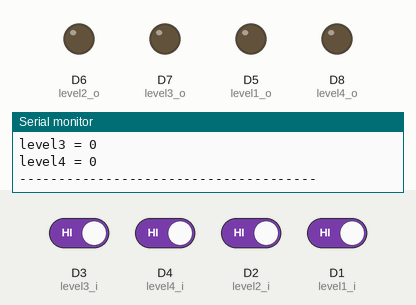
The sketch below on a simulated ESP8266 (NodeMCU). On the bench: output pins drawn as LEDs (lit = HIGH), the last lines printed to the serial monitor. The test bench sets the inputs (shaded band); at power-on: D1 (level1_i), D2 (level2_i), D3 (level3_i), D4 (level4_i) HIGH. Pins used as bus, display or sensor lines are not drawn.

Above: at 2.8 s.
2.9 s: D3 (level3_i) driven LOW
At 4.3 s:
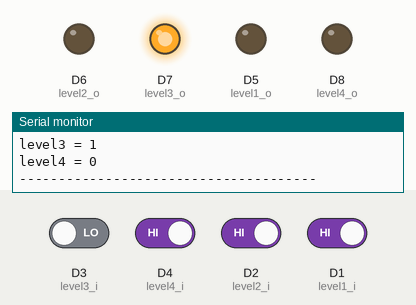
4.6 s: D4 (level4_i) driven LOW
At 5.5 s:
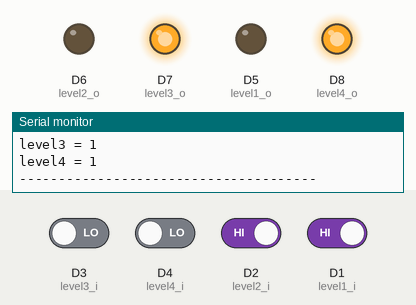
6.6 s: D2 (level2_i) driven LOW
At 7.6 s:
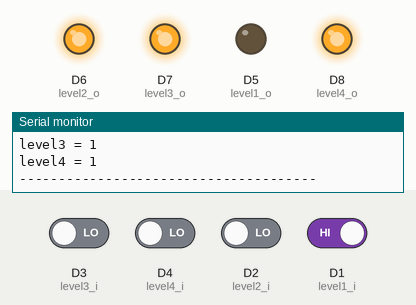
8.7 s: D1 (level1_i) driven LOW
At 9.8 s:
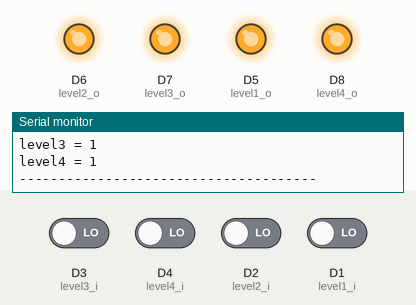
10.7 s: D3 (level3_i) driven HIGH
At 12.0 s:
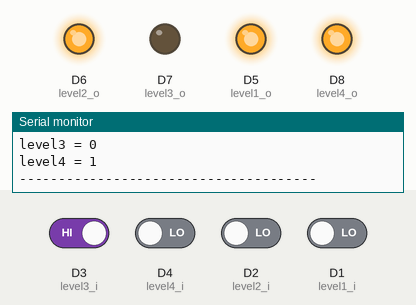
12.8 s: D4 (level4_i) driven HIGH
At 14.1 s:
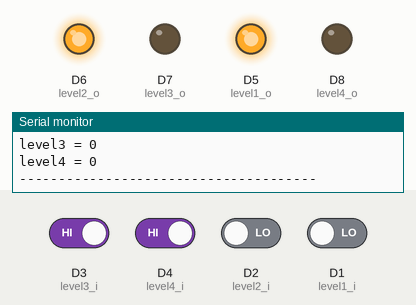
Timing chart, 0 to 15.8 s (numbered marks = the images above; inputs shaded):
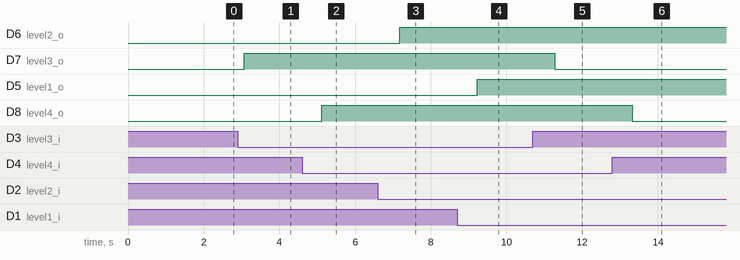

Measured:
- after the input at 2.9 s, D7 (level3_o): LOW → HIGH after 0.18 s
- after the input at 4.6 s, D8 (level4_o): LOW → HIGH after 0.53 s
- after the input at 6.6 s, D6 (level2_o): LOW → HIGH after 0.58 s
- after the input at 8.7 s, D5 (level1_o): LOW → HIGH after 0.53 s
- after the input at 10.7 s, D7 (level3_o): HIGH → LOW after 0.58 s
- after the input at 12.8 s, D8 (level4_o): HIGH → LOW after 0.53 s

The sketch:

water_level.ino
```cpp
#define level1_i D1
#define level2_i D2
#define level3_i D3
#define level4_i D4


#define level1_o D5
#define level2_o D6
#define level3_o D7
#define level4_o D8
int state = 0;

#define power D0


void setup() {
  pinMode(level1_i, INPUT_PULLUP);
  pinMode(level2_i, INPUT_PULLUP);
  pinMode(level3_i, INPUT_PULLUP);
  pinMode(level4_i, INPUT_PULLUP);

  pinMode(level1_o, OUTPUT);
  pinMode(level2_o, OUTPUT);
  pinMode(level3_o, OUTPUT);
  pinMode(level4_o, OUTPUT);

  pinMode(power, OUTPUT);

  Serial.begin(9600);
}

void loop() {
// level1
 Serial.print("level1 = ");
 state = digitalRead(level1_i);
// Serial.println(state);
 if(state){
  Serial.println("0");
  digitalWrite(level1_o, LOW);
 }
 else{
  Serial.println("1");
  digitalWrite(level1_o, HIGH);
 }

// level2
 Serial.print("level2 = ");
 state = digitalRead(level2_i);
// Serial.println(state);
 if(state){
  Serial.println("0");
  digitalWrite(level2_o, LOW);
 }
 else{
  Serial.println("1");
  digitalWrite(level2_o, HIGH);
 }

 // level3
 Serial.print("level3 = ");
 state = digitalRead(level3_i);
// Serial.println(state);
 if(state){
  Serial.println("0");
  digitalWrite(level3_o, LOW);
 }
 else{
  Serial.println("1");
  digitalWrite(level3_o, HIGH);
 }

 // level4
 Serial.print("level4 = ");
 state = digitalRead(level4_i);
// Serial.println(state);
 if(state){
  Serial.println("0");
  digitalWrite(level4_o, LOW);
  digitalWrite(power, LOW);
 }
 else{
  Serial.println("1");
  digitalWrite(level4_o, HIGH);
  digitalWrite(power, HIGH);
 }


 Serial.println("--------------------------------------");
 delay(1000);

}
```
